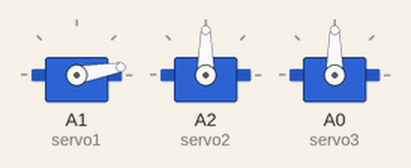
The sketch below on a simulated Arduino Uno, built with avr-gcc and run on an emulated ATmega328P. Parts: 3 × servo.

Above: at 0.05 s.
At 7.45 s:
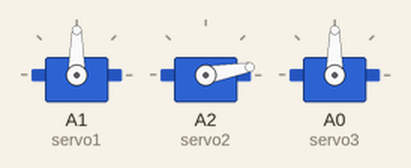
At 14.95 s:
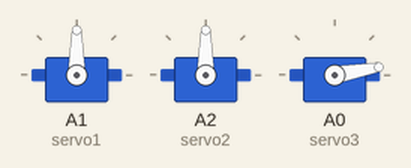
Timing chart, 0 to 19.5 s (numbered marks = the images above):
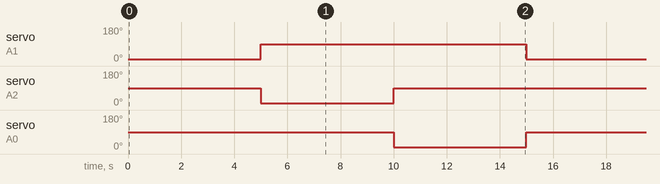

The sketch:

testServo.ino
```cpp
#include <Servo.h> //import servo library

Servo servo1;//defining the first servo 're gonna use
Servo servo2;
Servo servo3;

int pos = 90; //servo1 initial position

int servoDelay = 25; //time you wait between every actions the servo does


void setup(){
  servo1.attach( A1 ); //defining wich pin is controlling the servo
  servo1.write(pos);

  servo2.attach(A2 );
  servo2.write(pos);

  servo3.attach( A0 );
  servo3.write(pos);

}

void loop(){

  servo1.write(10);
  servo3.write(90);
  delay(5000);
  servo2.write(10);
  servo1.write(90);
  delay(5000);
  servo3.write(10);
  servo2.write(90);
  delay(5000);

    /*servo1.write(170);
  servo3.write(90);
  delay(5000);
  servo2.write(170);
  servo1.write(90);
  delay(5000);
  servo3.write(170);
  servo2.write(90);
  delay(5000);*/

}
```

Measured:
- by itself, servo on A1 (servo1), servo on A2 (servo2), servo on A0 (servo3): alternates 90° for 10.0 s and 10° for 5.0 s
